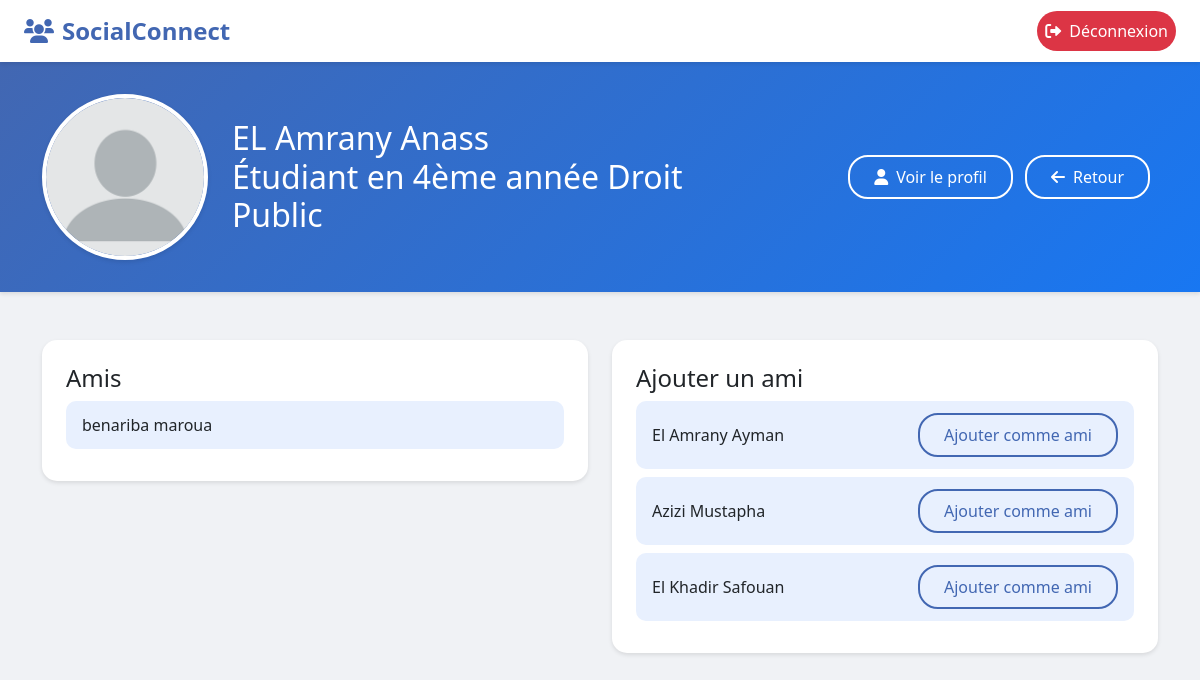
/ajouter/ (signed in), run on the app's committed database.
### Monface/models.py (models this page shows, shortened)
class Person(models.Model):
    name = models.CharField(max_length=30)
    prenom = models.CharField(max_length=32)
    date_naissance = models.DateField()
    email = models.EmailField(unique=True)
    tlf = models.CharField(max_length=20)
    password = models.CharField(max_length=302)
    Amis = models.ManyToManyField('self', symmetrical=True, blank=True)
    faculty = models.ForeignKey('Faculty', on_delete=models.CASCADE)

### Monface/views.py (the view, shortened to what this page needs)
# urls.py: path('ajouter/', views.ajouter, name='ajouter'),
def ajouter(request):
    logged_user = get_logged_user_from_request(request)
    if not logged_user:
        return redirect('/login')
    statut_message = ""  # Vous pouvez définir le statut ici si nécessaire
    if isinstance(logged_user, Student):
        if logged_user.annee == 1:
                statut_message = f"Étudiant en 1ère année {logged_user.cursus.titre}"
        elif logged_user.annee == 2:
                statut_message = f"Étudiant en 2ème année {logged_user.cursus.titre}"
        elif logged_user.annee == 3:
                statut_message = f"Étudiant en 3ème année {logged_user.cursus.titre}"
        else:
                statut_message = f"Étudiant en {logged_user.annee}ème année {logged_user.cursus.titre}"
    elif isinstance(logged_user, Employee):
            statut_message = f"Employé(e) en tant que {logged_user.job.titre} au campus {logged_user.campus.nom}"
    amis = logged_user.Amis.all()
    personnes = Person.objects.exclude(id__in=amis).exclude(id=logged_user.id)
    return render(request, 'ajout_ami.html', {
        'logged_user': logged_user,
        'amis': amis,
        'personnes': personnes,
        'statut_message': statut_message,  # Passer le statut
    })

### Monface/views.py (called while the page is built)
def get_logged_user_from_request(request):
    if 'logged_user_id' in request.session:
        logged_user_id = request.session['logged_user_id']
        if len(Student.objects.filter(id=logged_user_id))==1 :
             return Student.objects.get(id=logged_user_id)
        elif len(Employee.objects.filter(id=logged_user_id))==1 :
            return Employee.objects.get(id=logged_user_id)
        else :
            return None
    else :
        return None

### templates/ajout_ami.html (shortened to what this page needs)
<!DOCTYPE html>
<html lang="fr">
<head>
    <link href="https://cdn.jsdelivr.net/npm/bootstrap@5.3.0/dist/css/bootstrap.min.css" rel="stylesheet">
    <link href="https://cdnjs.cloudflare.com/ajax/libs/font-awesome/6.0.0/css/all.min.css" rel="stylesheet">
</head>
<body>
    <nav class="navbar navbar-expand-lg navbar-light sticky-top">
        <div class="container-fluid px-4">
            <a class="navbar-brand" href="{% url 'welcome' %}">
                <i class="fas fa-users me-2"></i>SocialConnect
            </a>
            <div class="collapse navbar-collapse" id="navbarNav">
                <ul class="navbar-nav ms-auto">
                    <li class="nav-item">
                        <a class="nav-link btn-logout" href="{% url 'logout' %}">
                            <i class="fas fa-sign-out-alt me-2"></i>Déconnexion
                        </a>
                    </li>
                </ul>
            </div>
        </div>
    </nav>
    <div class="profile-section">
        <div class="container">
            <div class="row align-items-center">
                <div class="col-md-2">
                    <img src="../static/Images/blank-profile-picture.png" alt="Profile" class="img-fluid profile-image">
                </div>
                <div class="col-md-6">
                    <h2 class="mb-0">{{ logged_user.name }} {{ logged_user.prenom }}</h2>
                    <h2 class="mb-0">{{ statut_message }}</h2>
                </div>
                <div class="col-md-4 text-end">
                    <a href="{% url 'profil' %}" class="btn btn-custom me-2">
                        <i class="fas fa-user me-2"></i>Voir le profil
                    </a>
                    <a href="{% url 'welcome' %}" class="btn btn-custom me-2">
                        <i class="fas fa-arrow-left me-2"></i>Retour
                    </a>
                </div>
            </div>
        </div>
    </div>
    <div class="container mt-5">
        <div class="row">
            <div class="col-md-6">
                <div class="friends-section">
                    <h4>Amis</h4>
                    <ul class="list-group">
                        {% for ami in amis %}
                            <li class="list-group-item">
                                {{ ami.name }} {{ ami.prenom }}
                            </li>
                        {% empty %}
                            <p>Aucun ami ajouté.</p>
                        {% endfor %}
                    </ul>
                </div>
            </div>
            <div class="col-md-6">
                <div class="friends-section">
                    <h4>Ajouter un ami</h4>
                    <ul class="list-group">
                        {% for personne in personnes %}
                            <li class="list-group-item d-flex justify-content-between align-items-center">
                                {{ personne.name }} {{ personne.prenom }}
                                <form method="POST" action="{% url 'send_friend_request' %}" class="friend-request-form">
                                    <button type="submit" class="btn add-friend-button">Ajouter comme ami</button>
                                </form>
                            </li>
                        {% empty %}
                            <p>Aucune personne disponible.</p>
                        {% endfor %}
                    </ul>
                </div>
            </div>
        </div>
    </div>
</body>
</html>

### templates/ajout_ami.html (style rules this page uses)
:root { --primary-color: #4267B2; --secondary-color: #E8F0FE; --accent-color: #1877F2; --text-dark: #1C1E21; --text-light: #606770; }
body { background-color: #F0F2F5; }
.navbar { box-shadow: 0 2px 4px rgba(0,0,0,0.1); background-color: white; }
.navbar-brand { font-size: 1.5rem; font-weight: 700; color: var(--primary-color) !important; }
.profile-section { background: linear-gradient(135deg, var(--primary-color), var(--accent-color)); color: white; padding: 2rem 0; margin-bottom: 2rem; box-shadow: 0 2px 4px rgba(0,0,0,0.1); }
.profile-image { border: 4px solid white; border-radius: 50%; box-shadow: 0 2px 4px rgba(0,0,0,0.1); }
.btn-custom { background-color: transparent; border: 2px solid white; border-radius: 20px; padding: 0.5rem 1.5rem; transition: all 0.3s ease; color : white; }
.add-friend-button { background-color: transparent; border: 2px solid #4267B2; border-radius: 20px; padding: 0.5rem 1.5rem; transition: all 0.3s ease; color : #4267B2; }
.friends-section { background-color: white; border-radius: 15px; padding: 1.5rem; box-shadow: 0 2px 4px rgba(0,0,0,0.1); }
.list-group-item { border: none; border-radius: 10px !important; margin-bottom: 0.5rem; padding: 0.75rem 1rem; background-color: var(--secondary-color); transition: all 0.2s ease; }
.btn-logout { background-color: #DC3545; color: white; border-radius: 20px; padding: 0.5rem 1.5rem; transition: all 0.3s ease; }

### data on the page
Person: name "EL Amrany", prenom "Anass"
Person: name "benariba", prenom "maroua"
Person: name "El Amrany", prenom "Ayman"
Person: name "Azizi", prenom "Mustapha"
Person: name "El Khadir", prenom "Safouan"

### other printed values
{{ statut_message }} "Étudiant en 4ème année Droit Public"
